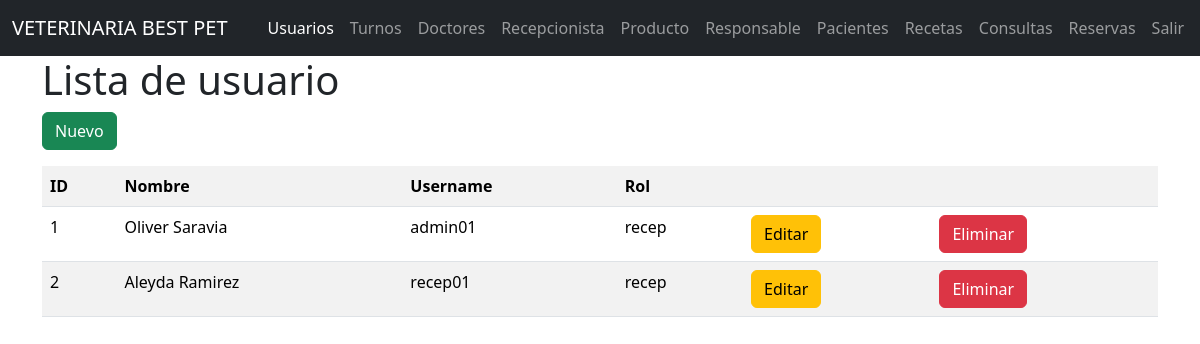
Screenshot of /usuarios/ with the database file from the repository.
### models/usurio_model.py (models this page shows, shortened)
class Usuario(db.Model, UserMixin):
    __tablename__ = "usuarios"
    id = db.Column(db.Integer,primary_key=True)
    nombre = db.Column(db.String(80),nullable=False, unique=True)
    username = db.Column(db.String(20),nullable=False)
    password = db.Column(db.String,nullable=False)
    rol =db.Column(db.String(20),nullable=False)
    @staticmethod
    def get_all():
        return Usuario.query.all()

### controllers/usuario_controller.py (the view)
@usuario_bp.route("/")
def index():
    usuarios = Usuario.get_all()
    return usuario_view.list(usuarios)

### run.py (called while the page is built)
@app.context_processor
def inject_active_path():
    def is_active(path):
        return 'active'if request.path == path else ''
    return dict(is_active = is_active)

### views/usuario_view.py (called while the page is built)
def list(usuarios):
    return render_template('usuarios/index.html', usuarios = usuarios)

### templates/usuarios/index.html (shortened to what this page needs)
{% extends 'base.html' %}
{% block content %}
<h1>Lista de usuario</h1>
<a href="{{ url_for('usuario.create') }}" class="btn btn-success mb-3">Nuevo</a>
<form action="" method="POST">
<table class="table table-striped">
    <tr>
        <th>ID</th>
        <th>Nombre</th>
        <th>Username</th>
        <th>Rol</th>
        <th></th>
        <th></th>
    </tr>
    {% for item in usuarios %}
    <tr>
        <td>{{ item.id }}</td>
        <td>{{item.nombre}}</td>
        <td>{{item.username}}</td>
        <td>{{item.rol}}</td>
        <td>
            <a href="{{ url_for('usuario.edit', id=item.id) }}" class="btn btn-warning">Editar</a>
        </td>
        <td>
            <a href="{{ url_for('usuario.delete', id=item.id) }}" class="btn btn-danger">Eliminar</a>
        </td>
    </tr>
    {% endfor %}
</table>
</form>
{% endblock %}

### rows the page displays
Usuario: id "1", nombre "Oliver Saravia", username "admin01", rol "recep"
Usuario: id "2", nombre "Aleyda Ramirez", username "recep01", rol "recep"
